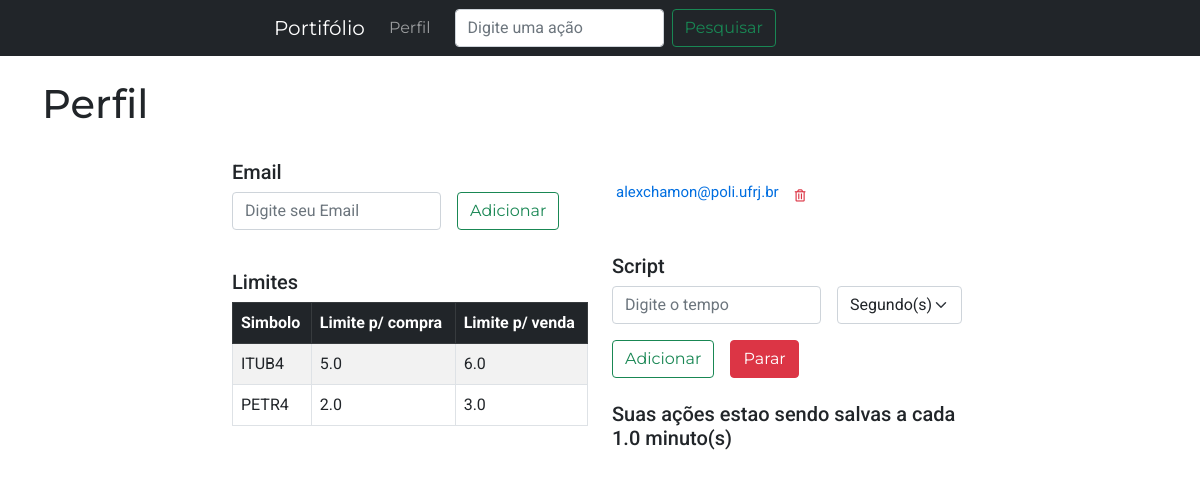
Page /perfil.html on the earlier database version.
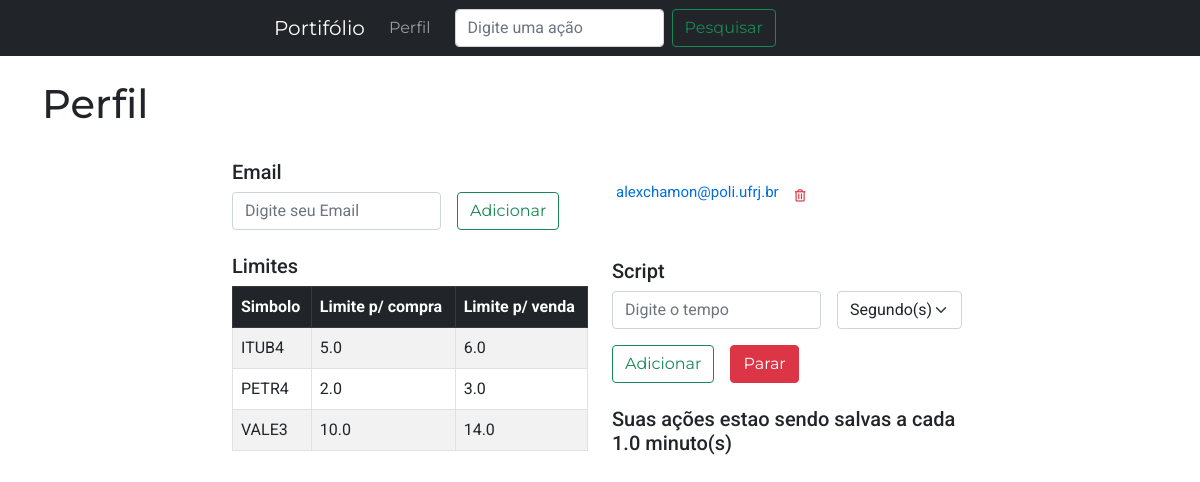
Same page on the later database version.
### cotaAtivos/models.py (models this page shows)
class Email(models.Model):
    email = models.CharField(max_length=100, unique=True)

class Perfil(models.Model):
    id = models.PositiveIntegerField(primary_key=True)
    simbolo = models.ForeignKey(Acao, on_delete=models.CASCADE)
    limSup = models.FloatField(blank=True, null=True)
    limInf = models.FloatField(blank=True, null=True)

class TaskTime(models.Model):
    numero = models.FloatField()
    tempo = models.CharField(max_length=10)

### cotaAtivos/views.py (the view)
# urls.py: path('perfil.html', views.perfil  , name="perfil"),
def perfil(request):
    if request.method == 'POST':
        if "email" in request.POST:
            form = EmailForm(request.POST or None)
            if (form.is_valid()):
                form.save()
                messages.success(request, ("Adicionado com Sucesso!"))
                return redirect('perfil')
            else:
                messages.warning(request, ("Houve um erro ao adicionar o email. O email ja esta adicionado?"))
                return redirect('perfil')
    else:
        p = Perfil.objects.all()
        e = Email.objects.all()
        emailList = []
        for item in e:
            email = {}
            email["id"] = getattr(item, "id")
            email["email"] = getattr(item, "email")
            emailList.append(email)
        limites = []
        for item in p:
            limite = {}
            limite["simbolo"] = str(getattr(item, "simbolo")).upper()[:-3]
            limite["limInf"] = getattr(item, "limInf")
            limite["limSup"] = getattr(item, "limSup")
            limites.append(limite)
        task = TaskTime.objects.all()
        if task:
            for item in task:
                taskDict = {}
                taskDict['numero'] = getattr(item, "numero")
                taskDict['tempo'] = getattr(item, "tempo")
            return render(request, 'perfil.html', {"lista":emailList, "task":taskDict, "limite":limites})
        return render(request, 'perfil.html', {"lista":emailList, "task":False, "limite":limites})

### cotaAtivos/models.py (called while the page is built)
    def __str__(self):
        return self.simbolo

### cotaAtivos/templates/perfil.html (shortened to what this page needs)
{% extends 'base.html' %} {% block content %}
<h1>Perfil</h1>
<br />
<div class="flex-container">
	<div class="row row-cols-auto align-items-end justify-content-start">
		<div class="col-sm-4 offset-md-2 flex">
			<h5>Email</h5>
			<form
				action="{% url 'perfil' %}"
				class="row row-cols-lg-auto g-3 align-items-center"
				method="POST"
			>
				<div class="col-12">
					<div class="input-group">
						<input
							class="form-control mr-sm-2"
							type="search"
							placeholder="Digite seu Email"
							aria-label="Search"
							name="email"
						/>
					</div>
				</div>
				<div class="col-12">
					<button class="btn btn-outline-success" type="submit">
						Adicionar
					</button>
				</div>
			</form>
		</div>
		<div class="col-sm-2 flex">
			<table class="table table-sm table-borderless">
				<tbody>
					{% if lista %} {% load humanize %} {% for item in lista %}
					<tr>
						<td class="email align-text-bottom" scope="row">{{ item.email }}</td>
						<td class="" scope="row">
							<a
							href="{% url 'deleteEmail' item.id %}"
							type="button"
							class="btn-outline-danger btn-sm"
							><i class="far fa-trash-alt fa-sm"></i></a
						></td>
					</tr>
					{% endfor %} {% else %}
					<tr>
						<td scope="row">Nenhum email cadastrado</td>
					</tr>
					{% endif %}
				</tbody>
			</table>
		</div>
	</div>
	<br />
	<div class="row row-cols-auto align-items-center justify-content-center">
		<div class="col-sm-4">
			<h5>Limites</h5>
			<table class="table table-striped table-bordered table-hover">
				<thead class="table-dark">
					<tr>
						<th scope="col">Simbolo</th>
						<th scope="col">Limite p/ compra</th>
						<th scope="col">Limite p/ venda</th>
					</tr>
				</thead>
				<tbody>
					{% if limite %} {% load humanize %} {% for item in limite %}
					<tr>
						<td scope="row">{{item.simbolo}}</td>
						<td scope="row">{{item.limInf}}</td>
						<td scope="row">{{item.limSup}}</td>
					</tr>
					{% endfor %} {% else %}
					<tr>
						<td scope="row">LimInf</td>
						<td scope="row">LimSup</td>
					</tr>
					{% endif %}
				</tbody>
			</table>
		</div>
		<div class="col-sm-4">
			<h5>Script</h5>
			<form
				action="{% url 'start' %}"
				class="row row-cols-lg-auto g-3 align-items-center"
				method="POST"
			>
				<div class="col-md-3">
					<div class="input-group">
						<input
							class="form-control mr-sm-4"
							type="search"
							placeholder="Digite o tempo"
							aria-label="Search"
							name="numero"
						/>
					</div>
				</div>
				<div class="col-md-3">
					<select
						class="form-select"
						id="inlineFormSelectPref"
						name="tempo"
					>
						<option selected value="1">Segundo(s)</option>
					</select>
				</div>
				<div class="col-sm-3">
					<button class="btn btn-outline-success" type="submit">
						Adicionar
					</button>
				</div>
				<div class="col-sm-s3">
					<a
						href="{% url 'stop' %}"
						type="button"
						class="btn btn-danger"
						>Parar</a
					>
				</div>
			</form>
			<br />
			{% if task %}
			<p class="h5">
				Suas ações estao sendo salvas a cada {{ task.numero }} {{ task.tempo }}
			</p>
			{% else %}
			<p class="h5">Não estou atualizando o preço das ações</p>
			{% endif %}
		</div>
	</div>
</div>
{% endblock %}

### cotaAtivos/templates/base.html (shortened to what this page needs)
<!DOCTYPE html>
<html lang="en">
	<head>
		<link
			href="https://cdn.jsdelivr.net/npm/bootstrap@5.0.0-beta1/dist/css/bootstrap.min.css"
			rel="stylesheet"
		/>
		<link
			rel="stylesheet"
			type="text/css"
			href="https://cdn.datatables.net/1.10.23/css/jquery.dataTables.css"
		/>
		<link rel="stylesheet" href="https://cdnjs.cloudflare.com/ajax/libs/font-awesome/5.15.1/css/all.min.css" />
		{% load static %}
		<link
			rel="stylesheet"
			type="text/css"
			href="{% static 'cotaAtivos/main.css' %}"
		/>
	</head>
	<body>
		<div class="row mx-auto">
			<nav class="navbar navbar-expand-lg navbar-dark bg-dark">
				<div class="container-fluid" style="width: 700px">
					<a class="navbar-brand" href="{% url 'portifolio' %}"
						>Portifólio</a
					>
					<div
						class="collapse navbar-collapse mx-auto gap-3"
						id="navbarSupportedContent"
					>
						<ul class="navbar-nav mb-lg-0">
							<li class="nav-item">
								<a class="nav-link" href="{% url 'perfil' %}"
									>Perfil</a
								>
							</li>
						</ul>
						<form
							action="{% url 'home' %}"
							class="d-flex"
							method="POST"
						>
							<input
								class="form-control me-2"
								type="search"
								placeholder="Digite uma ação"
								aria-label="Search"
								name="simbolo"
							/>
							<button
								class="btn btn-outline-success"
								type="submit"
							>
								Pesquisar
							</button>
						</form>
					</div>
				</div>
			</nav>
		</div>
		<div class="container justify-content-center mx-auto">
			<br />
			 {% block content %} {% endblock %}
		</div>
	</body>
</html>

### cotaAtivos/static/cotaAtivos/main.css (style rules this page uses)
body { font-family: 'Roboto', sans-serif !important; }
h1, a, button { font-family: 'Montserrat', sans-serif; }
p { font-family: 'Roboto', sans-serif; font-size: 20px; }
.email { color:#006ee0; font-size: 15px; }

Differences in the rows shown:
added Perfil: limInf "10.0", limSup "14.0"
Other differences:
new list line: "VALE3"
